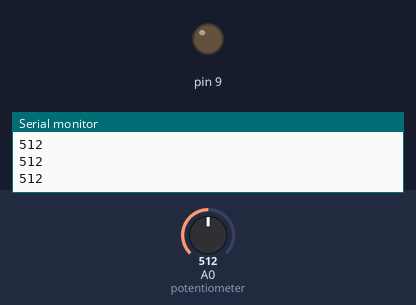
Simulated run of this sketch. Board: Arduino Uno, built with avr-gcc and run on an emulated ATmega328P. Shown: output pins drawn as LEDs (lit = HIGH), the last lines printed to the serial monitor. The inputs (shaded band) are chosen by the test bench; at power-on: A0 (potentiometer) = 512.

Above: at 1.2 s.
1.3 s: A0 (potentiometer) set to 716
At 2.5 s:
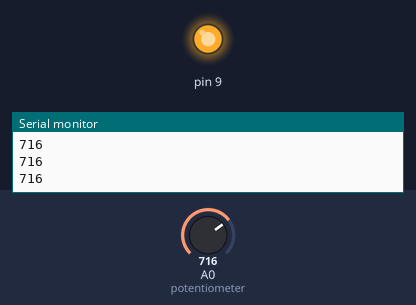
2.8 s: A0 (potentiometer) set to 511
At 3.9 s:
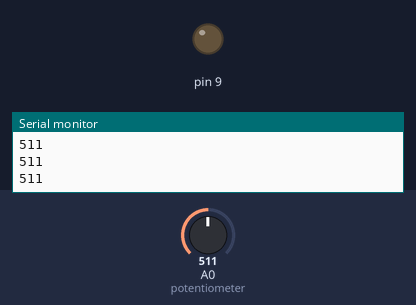
4.3 s: A0 (potentiometer) set to 526
At 4.9 s:
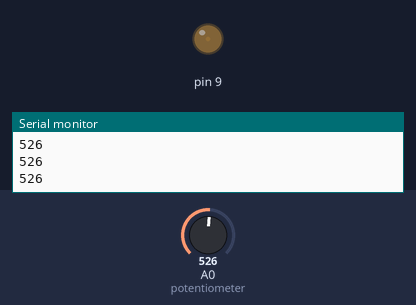
5.8 s: A0 (potentiometer) set to 629
At 6.2 s:
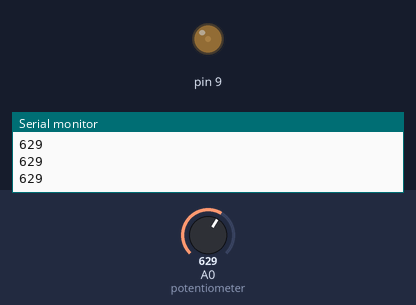
7.3 s: A0 (potentiometer) set to 658
At 8.4 s:
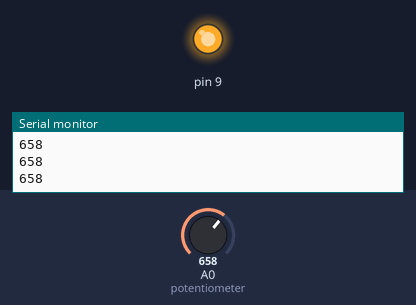
Timing chart, 0 to 9.8 s (numbered marks = the images above; inputs shaded):
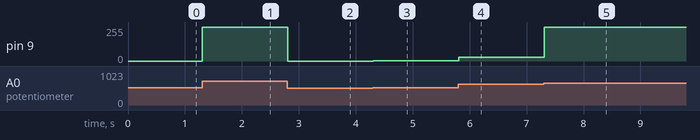

Measured:
- the behaviour switches between 642 and 643 on A0 (potentiometer) (found by bisection; images 4 and 5)
- after the input at 1.3 s, pin 9: 0/255 → 255/255 at once
- after the input at 2.8 s, pin 9: 255/255 → 0/255 at once
- after the input at 4.3 s, pin 9: 0/255 → 2/255 at once
- after the input at 5.8 s, pin 9: 2/255 → 28/255 at once
- after the input at 7.3 s, pin 9: 28/255 → 255/255 at once

The sketch:

sketch.ino
```cpp
void setup() {
Serial.begin(9600);
pinMode(9, OUTPUT);

}

void loop() {

int reading = analogRead(A0);
Serial.println(reading);
int brightness = (reading*255)/1023;
analogWrite(9, brightness);

}
```
